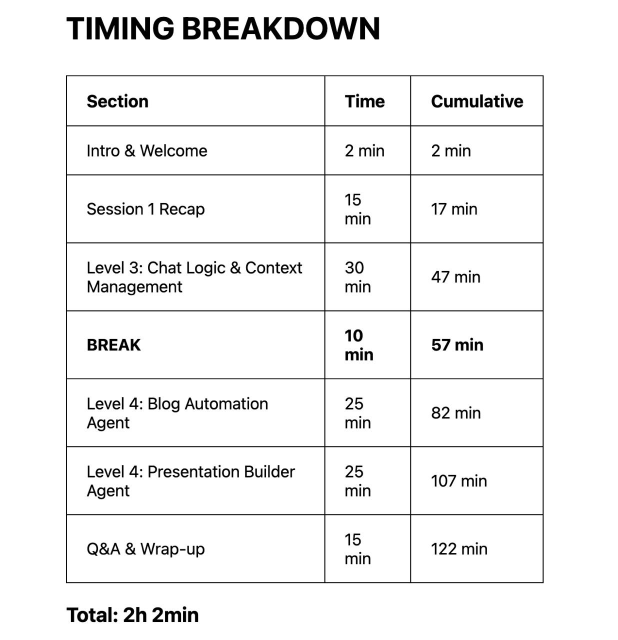
#> input picture Notes_session_2/sesion_2_plan.jpeg, 1235 x 1280 px (shown at 1/2 size)
$ python -i image_tools.py   (imports and definitions only)
#> lines starting #> are read from the running program, lines starting #| are printed output that depends on the picture
"""
Image Generation and Upload Tools

This module contains tools for generating AI images and uploading them to cloud storage.
Separated from the main script for better modularity and teaching purposes.
"""

import os
from datetime import datetime
from typing import Dict, Any
from PIL import Image
import io
from google import genai
from config import Config


def optimize_image_for_blog(image_path: str, target_width: int = 1920, target_height: int = 1080) -> str:
    """
    Optimize image for blog header use

    Resizes image to standard blog header dimensions (1920x1080) while maintaining quality.
    This ensures consistent display across all blog posts.

    Args:
        image_path: Path to the original image
        target_width: Target width in pixels (default 1920)
        target_height: Target height in pixels (default 1080)

    Returns:
        Path to the optimized image
    """
#> called with target_width = 1920, target_height = 1080
    try:
        # Open and resize image
        img = Image.open(image_path)
#> img is the input picture: PIL image 1235x1280 RGB; min 0, max 255, mean 242.6

        # Calculate aspect ratios
        original_ratio = img.width / img.height
#> original_ratio = 0.965
        target_ratio = target_width / target_height

        if original_ratio > target_ratio:
            # Image is wider - fit to height and crop width
            new_height = target_height
            new_width = int(target_height * original_ratio)
            img = img.resize((new_width, new_height), Image.Resampling.LANCZOS)
            # Crop from center
            left = (new_width - target_width) // 2
            img = img.crop((left, 0, left + target_width, target_height))
        else:
            # Image is taller - fit to width and crop height
            new_width = target_width
            new_height = int(target_width / original_ratio)
#> new_height = 1989
            img = img.resize((new_width, new_height), Image.Resampling.LANCZOS)
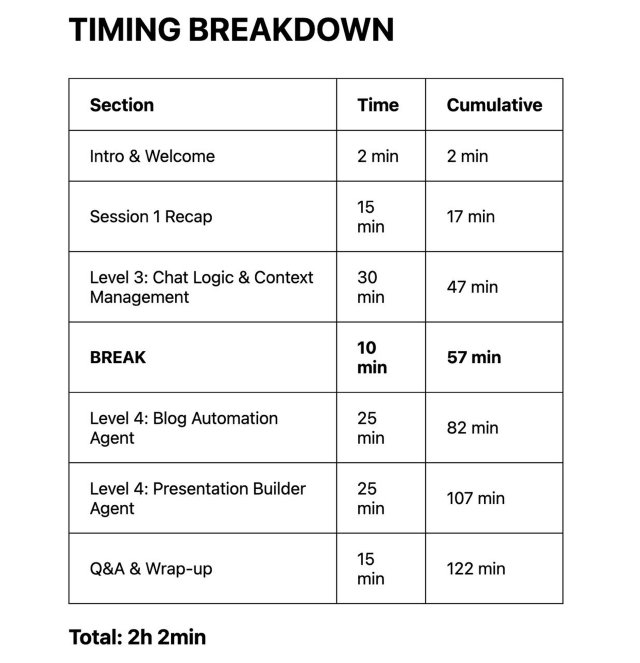
#> img: PIL image 1920x1989 RGB (shown at 1/3 size); min 0, max 255, mean 242.5
            # Crop from center
            top = (new_height - target_height) // 2
#> top = 454
            img = img.crop((0, top, target_width, top + target_height))
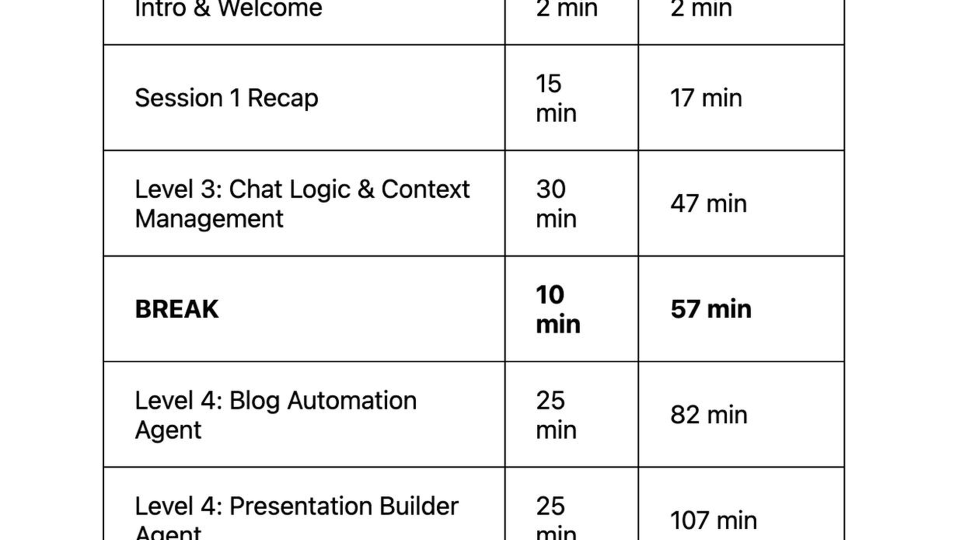
#> img: PIL image 1920x1080 RGB (shown at 1/2 size); min 0, max 255, mean 242.8

        # Save optimized image
        base, ext = os.path.splitext(image_path)
        optimized_path = f"{base}_optimized{ext}"

        # Save with optimization
        if ext.lower() in ['.jpg', '.jpeg']:
            img.save(optimized_path, 'JPEG', quality=85, optimize=True)
        elif ext.lower() == '.png':
            img.save(optimized_path, 'PNG', optimize=True)
        else:
            img.save(optimized_path)

        return optimized_path
    except Exception as e:
        print(f"Warning: Could not optimize image: {e}")
        return image_path  # Return original if optimization fails


# [155 lines left out: functions image_generator, image_uploader, not called in this run]

>>> result = optimize_image_for_blog('../../../Notes_session_2/sesion_2_plan.jpeg')
